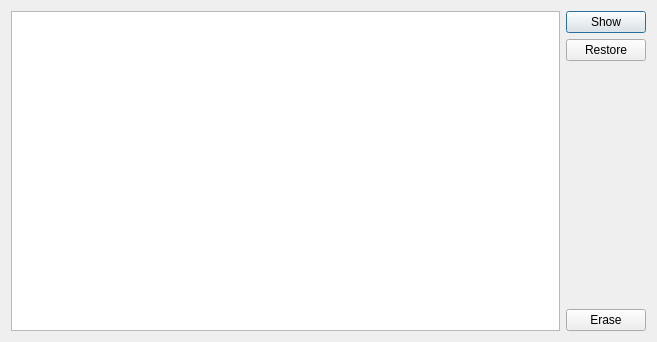
<?xml version="1.0" encoding="UTF-8"?>
<ui version="4.0">
 <class>EntryVersionsDialog</class>
 <widget class="QDialog" name="EntryVersionsDialog">
  <property name="geometry">
   <rect>
    <x>0</x>
    <y>0</y>
    <width>657</width>
    <height>342</height>
   </rect>
  </property>
  <property name="windowTitle">
   <string>Entry versions</string>
  </property>
  <layout class="QHBoxLayout" name="horizontalLayout">
   <item>
    <widget class="QTreeView" name="treeView">
     <property name="editTriggers">
      <set>QAbstractItemView::NoEditTriggers</set>
     </property>
     <property name="showDropIndicator" stdset="0">
      <bool>false</bool>
     </property>
     <property name="alternatingRowColors">
      <bool>true</bool>
     </property>
     <property name="rootIsDecorated">
      <bool>false</bool>
     </property>
     <property name="uniformRowHeights">
      <bool>true</bool>
     </property>
     <property name="itemsExpandable">
      <bool>false</bool>
     </property>
     <property name="allColumnsShowFocus">
      <bool>true</bool>
     </property>
     <property name="expandsOnDoubleClick">
      <bool>false</bool>
     </property>
    </widget>
   </item>
   <item>
    <layout class="QVBoxLayout" name="verticalLayout">
     <item>
      <widget class="QPushButton" name="show">
       <property name="text">
        <string>Show</string>
       </property>
      </widget>
     </item>
     <item>
      <widget class="QPushButton" name="restore">
       <property name="text">
        <string>Restore</string>
       </property>
      </widget>
     </item>
     <item>
      <spacer name="verticalSpacer">
       <property name="orientation">
        <enum>Qt::Vertical</enum>
       </property>
       <property name="sizeHint" stdset="0">
        <size>
         <width>20</width>
         <height>40</height>
        </size>
       </property>
      </spacer>
     </item>
     <item>
      <widget class="QPushButton" name="erase">
       <property name="text">
        <string>Erase</string>
       </property>
      </widget>
     </item>
    </layout>
   </item>
  </layout>
 </widget>
 <resources/>
 <connections>
  <connection>
   <sender>show</sender>
   <signal>clicked()</signal>
   <receiver>EntryVersionsDialog</receiver>
   <slot>showCurrentItem()</slot>
   <hints>
    <hint type="sourcelabel">
     <x>604</x>
     <y>19</y>
    </hint>
    <hint type="destinationlabel">
     <x>606</x>
     <y>226</y>
    </hint>
   </hints>
  </connection>
  <connection>
   <sender>treeView</sender>
   <signal>doubleClicked(QModelIndex)</signal>
   <receiver>EntryVersionsDialog</receiver>
   <slot>showItem(QModelIndex)</slot>
   <hints>
    <hint type="sourcelabel">
     <x>487</x>
     <y>141</y>
    </hint>
    <hint type="destinationlabel">
     <x>306</x>
     <y>184</y>
    </hint>
   </hints>
  </connection>
 </connections>
 <slots>
  <slot>showCurrentItem()</slot>
  <slot>showItem(QModelIndex)</slot>
 </slots>
</ui>
